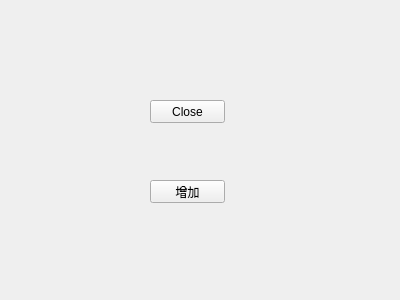
<?xml version="1.0" encoding="UTF-8"?>
<ui version="4.0">
 <class>Widget</class>
 <widget class="QWidget" name="Widget">
  <property name="geometry">
   <rect>
    <x>0</x>
    <y>0</y>
    <width>400</width>
    <height>300</height>
   </rect>
  </property>
  <property name="windowTitle">
   <string>Widget</string>
  </property>
  <widget class="QPushButton" name="pushButton">
   <property name="geometry">
    <rect>
     <x>150</x>
     <y>100</y>
     <width>75</width>
     <height>23</height>
    </rect>
   </property>
   <property name="text">
    <string>Close</string>
   </property>
  </widget>
  <widget class="QPushButton" name="pushButton_2">
   <property name="geometry">
    <rect>
     <x>150</x>
     <y>180</y>
     <width>75</width>
     <height>23</height>
    </rect>
   </property>
   <property name="text">
    <string>增加</string>
   </property>
  </widget>
 </widget>
 <layoutdefault spacing="6" margin="11"/>
 <resources/>
 <connections/>
</ui>
